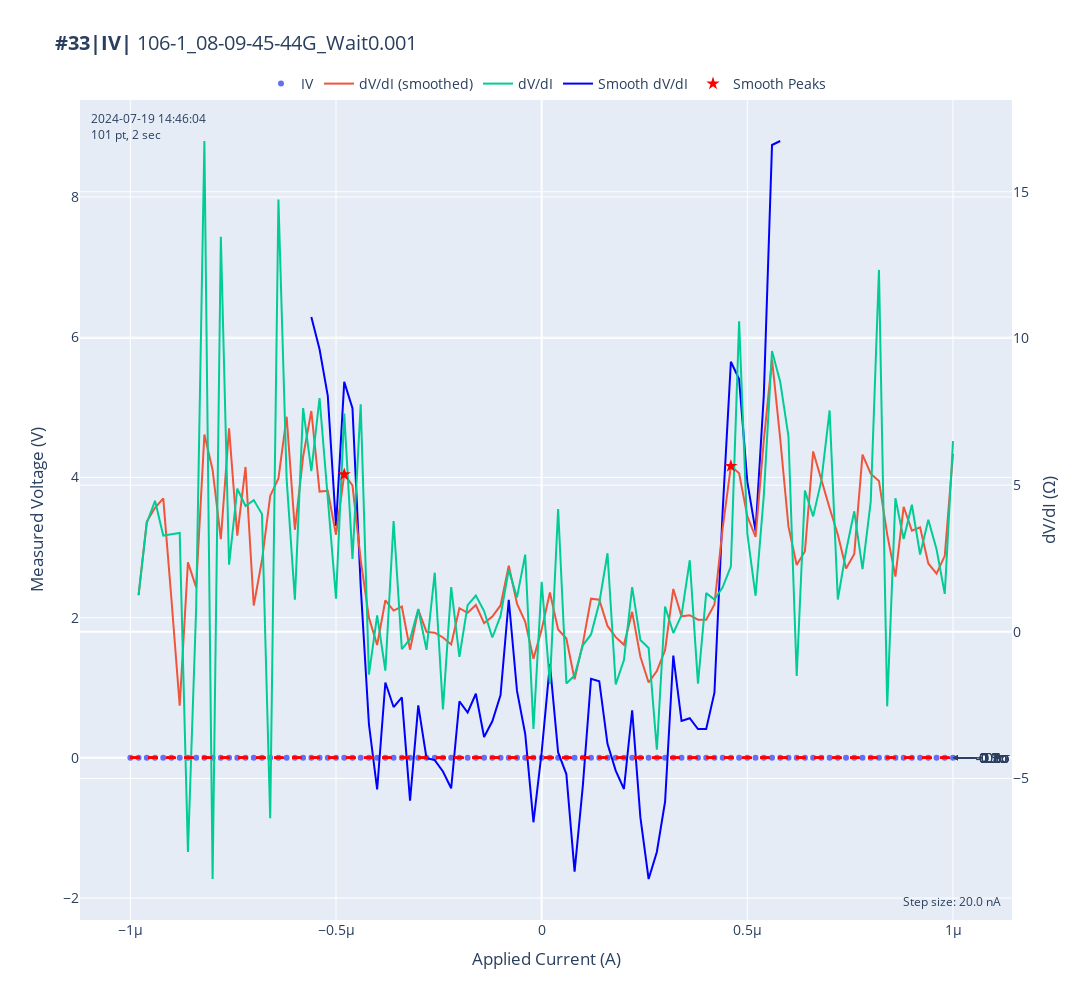

Write notebook code for a chart like this one.
### Code cell
import numpy as np
from scipy.signal import find_peaks, savgol_filter
import plotly.graph_objects as go

# 假設 meas_voltage 和 appl_current 已經定義
# 計算 meas_voltage 的平均值和標準差
meas_voltage_mean = np.mean(meas_voltage)
meas_voltage_std = np.std(meas_voltage)

# 計算 +-0.5 個標準差的範圍
lower_bound = meas_voltage_mean - 0.8 * meas_voltage_std
upper_bound = meas_voltage_mean + 0.8 * meas_voltage_std

# 過濾出在這個範圍內的 appl_current 和 meas_voltage 數據
filtered_indices = (meas_voltage >= lower_bound) & (meas_voltage <= upper_bound)
filtered_appl_current = appl_current[filtered_indices]
filtered_meas_voltage = meas_voltage[filtered_indices]

# 計算過濾後的 dV/dI
filtered_dVdI = np.diff(filtered_meas_voltage) / np.diff(filtered_appl_current)

# 對過濾後的 dV/dI 數據進行峰值檢測
filtered_peaks, _ = find_peaks(filtered_dVdI, height=np.mean(filtered_dVdI))

# 計算Savitzky-Golay平滑過濾後的 dV/dI
filtered_dVdI_smooth = savgol_filter(filtered_dVdI, window_length=6, polyorder=3)

# # 對平滑過濾後的 dV/dI 數據進行峰值檢測
# filtered_dVdI_smooth_peaks, _ = find_peaks(filtered_dVdI_smooth, height=np.mean(filtered_dVdI_smooth))

# # 如果找到峰值，提取峰值信息
# if len(filtered_dVdI_smooth_peaks) > 0:
# 	smooth_peak_indices = filtered_dVdI_smooth_peaks[:2]
# 	smooth_peak_currents = filtered_appl_current[1:][smooth_peak_indices]
# 	smooth_peak_dvdi = filtered_dVdI_smooth[smooth_peak_indices]
 
filtered_dVdI_smooth_peaks, properties = find_peaks(filtered_dVdI_smooth, height=np.mean(filtered_dVdI_smooth))
if len(filtered_dVdI_smooth_peaks) > 0:
    peak_heights = properties['peak_heights']
    top_two_peaks_indices = np.argsort(peak_heights)[-2:]  # 取數值最大的兩個峰值索引
    smooth_peak_indices = filtered_dVdI_smooth_peaks[top_two_peaks_indices]
    smooth_peak_currents = filtered_appl_current[1:][smooth_peak_indices]
    smooth_peak_dvdi = filtered_dVdI_smooth[smooth_peak_indices]

# 繪製平滑過濾後的峰值
trace_smooth_peaks = go.Scatter(
	x=smooth_peak_currents,
	y=smooth_peak_dvdi,
	mode='markers',
	name='Smooth Peaks',
	marker=dict(size=10, color='red', symbol='star'),
	yaxis='y2'
)

# 繪製平滑過濾後的 dV/dI 數據
trace_smooth_dVdI = go.Scatter(
	x=filtered_appl_current[1:],
	y=filtered_dVdI_smooth,
	mode='lines',
	name='Smooth dV/dI',
	line=dict(color='blue')
)

# 初始化圖表
# fig = go.Figure()

# 添加平滑過濾後的 dV/dI 數據和峰值
fig.add_trace(trace_smooth_dVdI)
fig.add_trace(trace_smooth_peaks)

# 顯示圖表
fig.show()

### Figure 1 — Plotly figure (JSON) as saved in the notebook; plotly's stock layout.template omitted (floating-point values rounded to 4 significant figures)
{"data": [{"hoverinfo": "text", "hovertext": ["K2<br>Current: -1.00e-06 A<br>Voltage: -2.51e-06 V", "K2<br>Current: -9.80e-07 A<br>Voltage: -2.48e-06 V", "K2<br>Current: -9.60e-07 A<br>Voltage: -2.41e-06 V", "K2<br>Current: -9.40e-07 A<br>Voltage: -2.32e-06 V", "K2<br>Current: -9.20e-07 A<br>Voltage: -2.25e-06 V", "K2<br>Current: -9.00e-07 A<br>Voltage: -2.19e-06 V", "K2<br>Current: -8.80e-07 A<br>Voltage: -2.12e-06 V", "K2<br>Current: -8.60e-07 A<br>Voltage: -2.27e-06 V", "K2<br>Current: -8.40e-07 A<br>Voltage: -2.25e-06 V", "K2<br>Current: -8.20e-07 A<br>Voltage: -1.92e-06 V", "K2<br>Current: -8.00e-07 A<br>Voltage: -2.09e-06 V", "K2<br>Current: -7.80e-07 A<br>Voltage: -1.82e-06 V", "K2<br>Current: -7.60e-07 A<br>Voltage: -1.77e-06 V", "K2<br>Current: -7.40e-07 A<br>Voltage: -1.67e-06 V", "K2<br>Current: -7.20e-07 A<br>Voltage: -1.59e-06 V", "K2<br>Current: -7.00e-07 A<br>Voltage: -1.50e-06 V", "K2<br>Current: -6.80e-07 A<br>Voltage: -1.42e-06 V", "K2<br>Current: -6.60e-07 A<br>Voltage: -1.55e-06 V", "K2<br>Current: -6.40e-07 A<br>Voltage: -1.25e-06 V", "K2<br>Current: -6.20e-07 A<br>Voltage: -1.15e-06 V", "K2<br>Current: -6.00e-07 A<br>Voltage: -1.13e-06 V", "K2<br>Current: -5.80e-07 A<br>Voltage: -9.73e-07 V", "K2<br>Current: -5.60e-07 A<br>Voltage: -8.63e-07 V", "K2<br>Current: -5.40e-07 A<br>Voltage: -7.04e-07 V", "K2<br>Current: -5.20e-07 A<br>Voltage: -6.10e-07 V", "K2<br>Current: -5.00e-07 A<br>Voltage: -5.88e-07 V", "K2<br>Current: -4.80e-07 A<br>Voltage: -4.39e-07 V", "K2<br>Current: -4.60e-07 A<br>Voltage: -3.89e-07 V", "K2<br>Current: -4.40e-07 A<br>Voltage: -2.34e-07 V", "K2<br>Current: -4.20e-07 A<br>Voltage: -2.63e-07 V", "K2<br>Current: -4.00e-07 A<br>Voltage: -2.52e-07 V", "K2<br>Current: -3.80e-07 A<br>Voltage: -2.79e-07 V", "K2<br>Current: -3.60e-07 A<br>Voltage: -2.03e-07 V", "K2<br>Current: -3.40e-07 A<br>Voltage: -2.15e-07 V", "K2<br>Current: -3.20e-07 A<br>Voltage: -2.20e-07 V", "K2<br>Current: -3.00e-07 A<br>Voltage: -2.04e-07 V", "K2<br>Current: -2.80e-07 A<br>Voltage: -2.17e-07 V", "K2<br>Current: -2.60e-07 A<br>Voltage: -1.76e-07 V", "K2<br>Current: -2.40e-07 A<br>Voltage: -2.29e-07 V", "K2<br>Current: -2.20e-07 A<br>Voltage: -1.99e-07 V", "K2<br>Current: -2.00e-07 A<br>Voltage: -2.16e-07 V", "K2<br>Current: -1.80e-07 A<br>Voltage: -1.98e-07 V", "K2<br>Current: -1.60e-07 A<br>Voltage: -1.73e-07 V", "K2<br>Current: -1.40e-07 A<br>Voltage: -1.59e-07 V", "K2<br>Current: -1.20e-07 A<br>Voltage: -1.63e-07 V", "K2<br>Current: -1.00e-07 A<br>Voltage: -1.52e-07 V", "K2<br>Current: -8.00e-08 A<br>Voltage: -1.10e-07 V", "K2<br>Current: -6.00e-08 A<br>Voltage: -8.63e-08 V", "K2<br>Current: -4.00e-08 A<br>Voltage: -3.37e-08 V", "K2<br>Current: -2.00e-08 A<br>Voltage: -9.99e-08 V", "K2<br>Current: 0.00e+00 A<br>Voltage: -6.59e-08 V", "K2<br>Current: 2.00e-08 A<br>Voltage: -1.01e-07 V", "K2<br>Current: 4.00e-08 A<br>Voltage: -1.78e-08 V", "K2<br>Current: 6.00e-08 A<br>Voltage: -5.30e-08 V", "K2<br>Current: 8.00e-08 A<br>Voltage: -8.29e-08 V", "K2<br>Current: 1.00e-07 A<br>Voltage: -9.21e-08 V", "K2<br>Current: 1.20e-07 A<br>Voltage: -9.39e-08 V", "K2<br>Current: 1.40e-07 A<br>Voltage: -7.42e-08 V", "K2<br>Current: 1.60e-07 A<br>Voltage: -2.07e-08 V", "K2<br>Current: 1.80e-07 A<br>Voltage: -5.66e-08 V", "K2<br>Current: 2.00e-07 A<br>Voltage: -7.59e-08 V", "K2<br>Current: 2.20e-07 A<br>Voltage: -4.54e-08 V", "K2<br>Current: 2.40e-07 A<br>Voltage: -5.11e-08 V", "K2<br>Current: 2.60e-07 A<br>Voltage: -6.21e-08 V", "K2<br>Current: 2.80e-07 A<br>Voltage: -1.43e-07 V", "K2<br>Current: 3.00e-07 A<br>Voltage: -1.25e-07 V", "K2<br>Current: 3.20e-07 A<br>Voltage: -1.26e-07 V", "K2<br>Current: 3.40e-07 A<br>Voltage: -1.15e-07 V", "K2<br>Current: 3.60e-07 A<br>Voltage: -6.62e-08 V", "K2<br>Current: 3.80e-07 A<br>Voltage: -1.01e-07 V", "K2<br>Current: 4.00e-07 A<br>Voltage: -7.51e-08 V", "K2<br>Current: 4.20e-07 A<br>Voltage: -5.32e-08 V", "K2<br>Current: 4.40e-07 A<br>Voltage: -2.29e-08 V", "K2<br>Current: 4.60e-07 A<br>Voltage: 2.18e-08 V", "K2<br>Current: 4.80e-07 A<br>Voltage: 2.33e-07 V", "K2<br>Current: 5.00e-07 A<br>Voltage: 3.00e-07 V", "K2<br>Current: 5.20e-07 A<br>Voltage: 3.25e-07 V", "K2<br>Current: 5.40e-07 A<br>Voltage: 4.17e-07 V", "K2<br>Current: 5.60e-07 A<br>Voltage: 6.09e-07 V", "K2<br>Current: 5.80e-07 A<br>Voltage: 7.79e-07 V", "K2<br>Current: 6.00e-07 A<br>Voltage: 9.13e-07 V", "K2<br>Current: 6.20e-07 A<br>Voltage: 8.82e-07 V", "K2<br>Current: 6.40e-07 A<br>Voltage: 9.79e-07 V", "K2<br>Current: 6.60e-07 A<br>Voltage: 1.06e-06 V", "K2<br>Current: 6.80e-07 A<br>Voltage: 1.16e-06 V", "K2<br>Current: 7.00e-07 A<br>Voltage: 1.31e-06 V", "K2<br>Current: 7.20e-07 A<br>Voltage: 1.33e-06 V", "K2<br>Current: 7.40e-07 A<br>Voltage: 1.39e-06 V", "K2<br>Current: 7.60e-07 A<br>Voltage: 1.47e-06 V", "K2<br>Current: 7.80e-07 A<br>Voltage: 1.51e-06 V", "K2<br>Current: 8.00e-07 A<br>Voltage: 1.60e-06 V", "K2<br>Current: 8.20e-07 A<br>Voltage: 1.85e-06 V", "K2<br>Current: 8.40e-07 A<br>Voltage: 1.80e-06 V", "K2<br>Current: 8.60e-07 A<br>Voltage: 1.89e-06 V", "K2<br>Current: 8.80e-07 A<br>Voltage: 1.95e-06 V", "K2<br>Current: 9.00e-07 A<br>Voltage: 2.04e-06 V", "K2<br>Current: 9.20e-07 A<br>Voltage: 2.09e-06 V", "K2<br>Current: 9.40e-07 A<br>Voltage: 2.17e-06 V", "K2<br>Current: 9.60e-07 A<br>Voltage: 2.22e-06 V", "K2<br>Current: 9.80e-07 A<br>Voltage: 2.25e-06 V", "K2<br>Current: 1.00e-06 A<br>Voltage: 2.38e-06 V"], "mode": "markers", "name": "IV", "type": "scatter", "x": [-1e-06, -9.8e-07, -9.6e-07, -9.4e-07, -9.2e-07, -9e-07, -8.8e-07, -8.6e-07, -8.4e-07, -8.2e-07, -8e-07, -7.8e-07, -7.6e-07, -7.4e-07, -7.2e-07, -7e-07, -6.8e-07, -6.6e-07, -6.4e-07, -6.2e-07, -6e-07, -5.8e-07, -5.6e-07, -5.4e-07, -5.2e-07, -5e-07, -4.8e-07, -4.6e-07, -4.4e-07, -4.2e-07, -4e-07, -3.8e-07, -3.6e-07, -3.4e-07, -3.2e-07, -3e-07, -2.8e-07, -2.6e-07, -2.4e-07, -2.2e-07, -2e-07, -1.8e-07, -1.6e-07, -1.4e-07, -1.2e-07, -1e-07, -8e-08, -6e-08, -4e-08, -2e-08, 0, 2e-08, 4e-08, 6e-08, 8e-08, 1e-07, 1.2e-07, 1.4e-07, 1.6e-07, 1.8e-07, 2e-07, 2.2e-07, 2.4e-07, 2.6e-07, 2.8e-07, 3e-07, 3.2e-07, 3.4e-07, 3.6e-07, 3.8e-07, 4e-07, 4.2e-07, 4.4e-07, 4.6e-07, 4.8e-07, 5e-07, 5.2e-07, 5.4e-07, 5.6e-07, 5.8e-07, 6e-07, 6.2e-07, 6.4e-07, 6.6e-07, 6.8e-07, 7e-07, 7.2e-07, 7.4e-07, 7.6e-07, 7.8e-07, 8e-07, 8.2e-07, 8.4e-07, 8.6e-07, 8.8e-07, 9e-07, 9.2e-07, 9.4e-07, 9.6e-07, 9.8e-07, 1e-06], "y": [-2.507e-06, -2.483e-06, -2.408e-06, -2.319e-06, -2.253e-06, -2.187e-06, -2.119e-06, -2.27e-06, -2.253e-06, -1.919e-06, -2.087e-06, -1.818e-06, -1.772e-06, -1.675e-06, -1.589e-06, -1.499e-06, -1.419e-06, -1.546e-06, -1.251e-06, -1.147e-06, -1.125e-06, -9.73e-07, -8.634e-07, -7.04e-07, -6.103e-07, -5.877e-07, -4.389e-07, -3.892e-07, -2.341e-07, -2.633e-07, -2.521e-07, -2.786e-07, -2.031e-07, -2.149e-07, -2.2e-07, -2.044e-07, -2.167e-07, -1.764e-07, -2.293e-07, -1.989e-07, -2.16e-07, -1.978e-07, -1.731e-07, -1.59e-07, -1.629e-07, -1.521e-07, -1.097e-07, -8.632e-08, -3.374e-08, -9.991e-08, -6.592e-08, -1.014e-07, -1.776e-08, -5.302e-08, -8.288e-08, -9.208e-08, -9.389e-08, -7.423e-08, -2.068e-08, -5.661e-08, -7.592e-08, -4.542e-08, -5.108e-08, -6.214e-08, -1.426e-07, -1.253e-07, -1.262e-07, -1.15e-07, -6.617e-08, -1.015e-07, -7.51e-08, -5.318e-08, -2.29e-08, 2.175e-08, 2.334e-07, 3.002e-07, 3.248e-07, 4.175e-07, 6.089e-07, 7.793e-07, 9.126e-07, 8.824e-07, 9.786e-07, 1.057e-06, 1.16e-06, 1.311e-06, 1.333e-06, 1.388e-06, 1.47e-06, 1.513e-06, 1.602e-06, 1.849e-06, 1.798e-06, 1.889e-06, 1.952e-06, 2.039e-06, 2.091e-06, 2.168e-06, 2.224e-06, 2.25e-06, 2.38e-06]}, {"hoverinfo": "text", "hovertext": ["K2<br>Current: -1.00e-06 A<br>Voltage: -2.51e-06 V", "K2<br>Current: -9.80e-07 A<br>Voltage: -2.48e-06 V", "K2<br>Current: -9.60e-07 A<br>Voltage: -2.41e-06 V", "K2<br>Current: -9.40e-07 A<br>Voltage: -2.32e-06 V", "K2<br>Current: -9.20e-07 A<br>Voltage: -2.25e-06 V", "K2<br>Current: -9.00e-07 A<br>Voltage: -2.19e-06 V", "K2<br>Current: -8.80e-07 A<br>Voltage: -2.12e-06 V", "K2<br>Current: -8.60e-07 A<br>Voltage: -2.27e-06 V", "K2<br>Current: -8.40e-07 A<br>Voltage: -2.25e-06 V", "K2<br>Current: -8.20e-07 A<br>Voltage: -1.92e-06 V", "K2<br>Current: -8.00e-07 A<br>Voltage: -2.09e-06 V", "K2<br>Current: -7.80e-07 A<br>Voltage: -1.82e-06 V", "K2<br>Current: -7.60e-07 A<br>Voltage: -1.77e-06 V", "K2<br>Current: -7.40e-07 A<br>Voltage: -1.67e-06 V", "K2<br>Current: -7.20e-07 A<br>Voltage: -1.59e-06 V", "K2<br>Current: -7.00e-07 A<br>Voltage: -1.50e-06 V", "K2<br>Current: -6.80e-07 A<br>Voltage: -1.42e-06 V", "K2<br>Current: -6.60e-07 A<br>Voltage: -1.55e-06 V", "K2<br>Current: -6.40e-07 A<br>Voltage: -1.25e-06 V", "K2<br>Current: -6.20e-07 A<br>Voltage: -1.15e-06 V", "K2<br>Current: -6.00e-07 A<br>Voltage: -1.13e-06 V", "K2<br>Current: -5.80e-07 A<br>Voltage: -9.73e-07 V", "K2<br>Current: -5.60e-07 A<br>Voltage: -8.63e-07 V", "K2<br>Current: -5.40e-07 A<br>Voltage: -7.04e-07 V", "K2<br>Current: -5.20e-07 A<br>Voltage: -6.10e-07 V", "K2<br>Current: -5.00e-07 A<br>Voltage: -5.88e-07 V", "K2<br>Current: -4.80e-07 A<br>Voltage: -4.39e-07 V", "K2<br>Current: -4.60e-07 A<br>Voltage: -3.89e-07 V", "K2<br>Current: -4.40e-07 A<br>Voltage: -2.34e-07 V", "K2<br>Current: -4.20e-07 A<br>Voltage: -2.63e-07 V", "K2<br>Current: -4.00e-07 A<br>Voltage: -2.52e-07 V", "K2<br>Current: -3.80e-07 A<br>Voltage: -2.79e-07 V", "K2<br>Current: -3.60e-07 A<br>Voltage: -2.03e-07 V", "K2<br>Current: -3.40e-07 A<br>Voltage: -2.15e-07 V", "K2<br>Current: -3.20e-07 A<br>Voltage: -2.20e-07 V", "K2<br>Current: -3.00e-07 A<br>Voltage: -2.04e-07 V", "K2<br>Current: -2.80e-07 A<br>Voltage: -2.17e-07 V", "K2<br>Current: -2.60e-07 A<br>Voltage: -1.76e-07 V", "K2<br>Current: -2.40e-07 A<br>Voltage: -2.29e-07 V", "K2<br>Current: -2.20e-07 A<br>Voltage: -1.99e-07 V", "K2<br>Current: -2.00e-07 A<br>Voltage: -2.16e-07 V", "K2<br>Current: -1.80e-07 A<br>Voltage: -1.98e-07 V", "K2<br>Current: -1.60e-07 A<br>Voltage: -1.73e-07 V", "K2<br>Current: -1.40e-07 A<br>Voltage: -1.59e-07 V", "K2<br>Current: -1.20e-07 A<br>Voltage: -1.63e-07 V", "K2<br>Current: -1.00e-07 A<br>Voltage: -1.52e-07 V", "K2<br>Current: -8.00e-08 A<br>Voltage: -1.10e-07 V", "K2<br>Current: -6.00e-08 A<br>Voltage: -8.63e-08 V", "K2<br>Current: -4.00e-08 A<br>Voltage: -3.37e-08 V", "K2<br>Current: -2.00e-08 A<br>Voltage: -9.99e-08 V", "K2<br>Current: 0.00e+00 A<br>Voltage: -6.59e-08 V", "K2<br>Current: 2.00e-08 A<br>Voltage: -1.01e-07 V", "K2<br>Current: 4.00e-08 A<br>Voltage: -1.78e-08 V", "K2<br>Current: 6.00e-08 A<br>Voltage: -5.30e-08 V", "K2<br>Current: 8.00e-08 A<br>Voltage: -8.29e-08 V", "K2<br>Current: 1.00e-07 A<br>Voltage: -9.21e-08 V", "K2<br>Current: 1.20e-07 A<br>Voltage: -9.39e-08 V", "K2<br>Current: 1.40e-07 A<br>Voltage: -7.42e-08 V", "K2<br>Current: 1.60e-07 A<br>Voltage: -2.07e-08 V", "K2<br>Current: 1.80e-07 A<br>Voltage: -5.66e-08 V", "K2<br>Current: 2.00e-07 A<br>Voltage: -7.59e-08 V", "K2<br>Current: 2.20e-07 A<br>Voltage: -4.54e-08 V", "K2<br>Current: 2.40e-07 A<br>Voltage: -5.11e-08 V", "K2<br>Current: 2.60e-07 A<br>Voltage: -6.21e-08 V", "K2<br>Current: 2.80e-07 A<br>Voltage: -1.43e-07 V", "K2<br>Current: 3.00e-07 A<br>Voltage: -1.25e-07 V", "K2<br>Current: 3.20e-07 A<br>Voltage: -1.26e-07 V", "K2<br>Current: 3.40e-07 A<br>Voltage: -1.15e-07 V", "K2<br>Current: 3.60e-07 A<br>Voltage: -6.62e-08 V", "K2<br>Current: 3.80e-07 A<br>Voltage: -1.01e-07 V", "K2<br>Current: 4.00e-07 A<br>Voltage: -7.51e-08 V", "K2<br>Current: 4.20e-07 A<br>Voltage: -5.32e-08 V", "K2<br>Current: 4.40e-07 A<br>Voltage: -2.29e-08 V", "K2<br>Current: 4.60e-07 A<br>Voltage: 2.18e-08 V", "K2<br>Current: 4.80e-07 A<br>Voltage: 2.33e-07 V", "K2<br>Current: 5.00e-07 A<br>Voltage: 3.00e-07 V", "K2<br>Current: 5.20e-07 A<br>Voltage: 3.25e-07 V", "K2<br>Current: 5.40e-07 A<br>Voltage: 4.17e-07 V", "K2<br>Current: 5.60e-07 A<br>Voltage: 6.09e-07 V", "K2<br>Current: 5.80e-07 A<br>Voltage: 7.79e-07 V", "K2<br>Current: 6.00e-07 A<br>Voltage: 9.13e-07 V", "K2<br>Current: 6.20e-07 A<br>Voltage: 8.82e-07 V", "K2<br>Current: 6.40e-07 A<br>Voltage: 9.79e-07 V", "K2<br>Current: 6.60e-07 A<br>Voltage: 1.06e-06 V", "K2<br>Current: 6.80e-07 A<br>Voltage: 1.16e-06 V", "K2<br>Current: 7.00e-07 A<br>Voltage: 1.31e-06 V", "K2<br>Current: 7.20e-07 A<br>Voltage: 1.33e-06 V", "K2<br>Current: 7.40e-07 A<br>Voltage: 1.39e-06 V", "K2<br>Current: 7.60e-07 A<br>Voltage: 1.47e-06 V", "K2<br>Current: 7.80e-07 A<br>Voltage: 1.51e-06 V", "K2<br>Current: 8.00e-07 A<br>Voltage: 1.60e-06 V", "K2<br>Current: 8.20e-07 A<br>Voltage: 1.85e-06 V", "K2<br>Current: 8.40e-07 A<br>Voltage: 1.80e-06 V", "K2<br>Current: 8.60e-07 A<br>Voltage: 1.89e-06 V", "K2<br>Current: 8.80e-07 A<br>Voltage: 1.95e-06 V", "K2<br>Current: 9.00e-07 A<br>Voltage: 2.04e-06 V", "K2<br>Current: 9.20e-07 A<br>Voltage: 2.09e-06 V", "K2<br>Current: 9.40e-07 A<br>Voltage: 2.17e-06 V", "K2<br>Current: 9.60e-07 A<br>Voltage: 2.22e-06 V", "K2<br>Current: 9.80e-07 A<br>Voltage: 2.25e-06 V", "K2<br>Current: 1.00e-06 A<br>Voltage: 2.38e-06 V"], "mode": "lines", "name": "dV/dI (smoothed)", "type": "scatter", "x": [-9.8e-07, -9.6e-07, -9.4e-07, -9.2e-07, -9e-07, -8.8e-07, -8.6e-07, -8.4e-07, -8.2e-07, -8e-07, -7.8e-07, -7.6e-07, -7.4e-07, -7.2e-07, -7e-07, -6.8e-07, -6.6e-07, -6.4e-07, -6.2e-07, -6e-07, -5.8e-07, -5.6e-07, -5.4e-07, -5.2e-07, -5e-07, -4.8e-07, -4.6e-07, -4.4e-07, -4.2e-07, -4e-07, -3.8e-07, -3.6e-07, -3.4e-07, -3.2e-07, -3e-07, -2.8e-07, -2.6e-07, -2.4e-07, -2.2e-07, -2e-07, -1.8e-07, -1.6e-07, -1.4e-07, -1.2e-07, -1e-07, -8e-08, -6e-08, -4e-08, -2e-08, 0, 2e-08, 4e-08, 6e-08, 8e-08, 1e-07, 1.2e-07, 1.4e-07, 1.6e-07, 1.8e-07, 2e-07, 2.2e-07, 2.4e-07, 2.6e-07, 2.8e-07, 3e-07, 3.2e-07, 3.4e-07, 3.6e-07, 3.8e-07, 4e-07, 4.2e-07, 4.4e-07, 4.6e-07, 4.8e-07, 5e-07, 5.2e-07, 5.4e-07, 5.6e-07, 5.8e-07, 6e-07, 6.2e-07, 6.4e-07, 6.6e-07, 6.8e-07, 7e-07, 7.2e-07, 7.4e-07, 7.6e-07, 7.8e-07, 8e-07, 8.2e-07, 8.4e-07, 8.6e-07, 8.8e-07, 9e-07, 9.2e-07, 9.4e-07, 9.6e-07, 9.8e-07, 1e-06], "y": [1.252, 3.759, 4.228, 4.547, 1.091, -2.522, 2.366, 1.516, 6.726, 5.516, 3.16, 6.939, 3.28, 5.619, 0.8977, 2.437, 4.631, 5.23, 7.332, 3.477, 5.971, 7.527, 4.779, 4.805, 3.309, 5.363, 4.988, 2.452, 0.4815, -0.4508, 1.074, 0.7244, 0.8622, -0.6099, 0.7496, -0.003438, -0.03173, -0.1951, -0.4342, 0.8047, 0.6468, 0.9139, 0.2965, 0.5217, 0.8972, 2.255, 0.9548, 0.341, -0.9187, 0.0816, 1.339, 0.0766, -0.2316, -1.622, -0.4039, 1.128, 1.094, 0.1997, -0.1819, -0.4442, 0.6791, -0.85, -1.728, -1.342, -0.6267, 1.459, 0.5257, 0.5657, 0.4113, 0.4126, 0.9289, 3.523, 5.65, 5.402, 3.935, 3.233, 6.521, 9.283, 6.572, 3.583, 2.275, 2.744, 6.148, 5.153, 4.218, 3.311, 2.158, 2.655, 6.042, 5.389, 5.143, 3.322, 1.88, 4.262, 3.447, 3.563, 2.329, 1.98, 2.589, 6.064], "yaxis": "y2"}, {"hoverinfo": "text", "hovertext": ["K2<br>Current: -1.00e-06 A<br>Voltage: -2.51e-06 V", "K2<br>Current: -9.80e-07 A<br>Voltage: -2.48e-06 V", "K2<br>Current: -9.60e-07 A<br>Voltage: -2.41e-06 V", "K2<br>Current: -9.40e-07 A<br>Voltage: -2.32e-06 V", "K2<br>Current: -9.20e-07 A<br>Voltage: -2.25e-06 V", "K2<br>Current: -9.00e-07 A<br>Voltage: -2.19e-06 V", "K2<br>Current: -8.80e-07 A<br>Voltage: -2.12e-06 V", "K2<br>Current: -8.60e-07 A<br>Voltage: -2.27e-06 V", "K2<br>Current: -8.40e-07 A<br>Voltage: -2.25e-06 V", "K2<br>Current: -8.20e-07 A<br>Voltage: -1.92e-06 V", "K2<br>Current: -8.00e-07 A<br>Voltage: -2.09e-06 V", "K2<br>Current: -7.80e-07 A<br>Voltage: -1.82e-06 V", "K2<br>Current: -7.60e-07 A<br>Voltage: -1.77e-06 V", "K2<br>Current: -7.40e-07 A<br>Voltage: -1.67e-06 V", "K2<br>Current: -7.20e-07 A<br>Voltage: -1.59e-06 V", "K2<br>Current: -7.00e-07 A<br>Voltage: -1.50e-06 V", "K2<br>Current: -6.80e-07 A<br>Voltage: -1.42e-06 V", "K2<br>Current: -6.60e-07 A<br>Voltage: -1.55e-06 V", "K2<br>Current: -6.40e-07 A<br>Voltage: -1.25e-06 V", "K2<br>Current: -6.20e-07 A<br>Voltage: -1.15e-06 V", "K2<br>Current: -6.00e-07 A<br>Voltage: -1.13e-06 V", "K2<br>Current: -5.80e-07 A<br>Voltage: -9.73e-07 V", "K2<br>Current: -5.60e-07 A<br>Voltage: -8.63e-07 V", "K2<br>Current: -5.40e-07 A<br>Voltage: -7.04e-07 V", "K2<br>Current: -5.20e-07 A<br>Voltage: -6.10e-07 V", "K2<br>Current: -5.00e-07 A<br>Voltage: -5.88e-07 V", "K2<br>Current: -4.80e-07 A<br>Voltage: -4.39e-07 V", "K2<br>Current: -4.60e-07 A<br>Voltage: -3.89e-07 V", "K2<br>Current: -4.40e-07 A<br>Voltage: -2.34e-07 V", "K2<br>Current: -4.20e-07 A<br>Voltage: -2.63e-07 V", "K2<br>Current: -4.00e-07 A<br>Voltage: -2.52e-07 V", "K2<br>Current: -3.80e-07 A<br>Voltage: -2.79e-07 V", "K2<br>Current: -3.60e-07 A<br>Voltage: -2.03e-07 V", "K2<br>Current: -3.40e-07 A<br>Voltage: -2.15e-07 V", "K2<br>Current: -3.20e-07 A<br>Voltage: -2.20e-07 V", "K2<br>Current: -3.00e-07 A<br>Voltage: -2.04e-07 V", "K2<br>Current: -2.80e-07 A<br>Voltage: -2.17e-07 V", "K2<br>Current: -2.60e-07 A<br>Voltage: -1.76e-07 V", "K2<br>Current: -2.40e-07 A<br>Voltage: -2.29e-07 V", "K2<br>Current: -2.20e-07 A<br>Voltage: -1.99e-07 V", "K2<br>Current: -2.00e-07 A<br>Voltage: -2.16e-07 V", "K2<br>Current: -1.80e-07 A<br>Voltage: -1.98e-07 V", "K2<br>Current: -1.60e-07 A<br>Voltage: -1.73e-07 V", "K2<br>Current: -1.40e-07 A<br>Voltage: -1.59e-07 V", "K2<br>Current: -1.20e-07 A<br>Voltage: -1.63e-07 V", "K2<br>Current: -1.00e-07 A<br>Voltage: -1.52e-07 V", "K2<br>Current: -8.00e-08 A<br>Voltage: -1.10e-07 V", "K2<br>Current: -6.00e-08 A<br>Voltage: -8.63e-08 V", "K2<br>Current: -4.00e-08 A<br>Voltage: -3.37e-08 V", "K2<br>Current: -2.00e-08 A<br>Voltage: -9.99e-08 V", "K2<br>Current: 0.00e+00 A<br>Voltage: -6.59e-08 V", "K2<br>Current: 2.00e-08 A<br>Voltage: -1.01e-07 V", "K2<br>Current: 4.00e-08 A<br>Voltage: -1.78e-08 V", "K2<br>Current: 6.00e-08 A<br>Voltage: -5.30e-08 V", "K2<br>Current: 8.00e-08 A<br>Voltage: -8.29e-08 V", "K2<br>Current: 1.00e-07 A<br>Voltage: -9.21e-08 V", "K2<br>Current: 1.20e-07 A<br>Voltage: -9.39e-08 V", "K2<br>Current: 1.40e-07 A<br>Voltage: -7.42e-08 V", "K2<br>Current: 1.60e-07 A<br>Voltage: -2.07e-08 V", "K2<br>Current: 1.80e-07 A<br>Voltage: -5.66e-08 V", "K2<br>Current: 2.00e-07 A<br>Voltage: -7.59e-08 V", "K2<br>Current: 2.20e-07 A<br>Voltage: -4.54e-08 V", "K2<br>Current: 2.40e-07 A<br>Voltage: -5.11e-08 V", "K2<br>Current: 2.60e-07 A<br>Voltage: -6.21e-08 V", "K2<br>Current: 2.80e-07 A<br>Voltage: -1.43e-07 V", "K2<br>Current: 3.00e-07 A<br>Voltage: -1.25e-07 V", "K2<br>Current: 3.20e-07 A<br>Voltage: -1.26e-07 V", "K2<br>Current: 3.40e-07 A<br>Voltage: -1.15e-07 V", "K2<br>Current: 3.60e-07 A<br>Voltage: -6.62e-08 V", "K2<br>Current: 3.80e-07 A<br>Voltage: -1.01e-07 V", "K2<br>Current: 4.00e-07 A<br>Voltage: -7.51e-08 V", "K2<br>Current: 4.20e-07 A<br>Voltage: -5.32e-08 V", "K2<br>Current: 4.40e-07 A<br>Voltage: -2.29e-08 V", "K2<br>Current: 4.60e-07 A<br>Voltage: 2.18e-08 V", "K2<br>Current: 4.80e-07 A<br>Voltage: 2.33e-07 V", "K2<br>Current: 5.00e-07 A<br>Voltage: 3.00e-07 V", "K2<br>Current: 5.20e-07 A<br>Voltage: 3.25e-07 V", "K2<br>Current: 5.40e-07 A<br>Voltage: 4.17e-07 V", "K2<br>Current: 5.60e-07 A<br>Voltage: 6.09e-07 V", "K2<br>Current: 5.80e-07 A<br>Voltage: 7.79e-07 V", "K2<br>Current: 6.00e-07 A<br>Voltage: 9.13e-07 V", "K2<br>Current: 6.20e-07 A<br>Voltage: 8.82e-07 V", "K2<br>Current: 6.40e-07 A<br>Voltage: 9.79e-07 V", "K2<br>Current: 6.60e-07 A<br>Voltage: 1.06e-06 V", "K2<br>Current: 6.80e-07 A<br>Voltage: 1.16e-06 V", "K2<br>Current: 7.00e-07 A<br>Voltage: 1.31e-06 V", "K2<br>Current: 7.20e-07 A<br>Voltage: 1.33e-06 V", "K2<br>Current: 7.40e-07 A<br>Voltage: 1.39e-06 V", "K2<br>Current: 7.60e-07 A<br>Voltage: 1.47e-06 V", "K2<br>Current: 7.80e-07 A<br>Voltage: 1.51e-06 V", "K2<br>Current: 8.00e-07 A<br>Voltage: 1.60e-06 V", "K2<br>Current: 8.20e-07 A<br>Voltage: 1.85e-06 V", "K2<br>Current: 8.40e-07 A<br>Voltage: 1.80e-06 V", "K2<br>Current: 8.60e-07 A<br>Voltage: 1.89e-06 V", "K2<br>Current: 8.80e-07 A<br>Voltage: 1.95e-06 V", "K2<br>Current: 9.00e-07 A<br>Voltage: 2.04e-06 V", "K2<br>Current: 9.20e-07 A<br>Voltage: 2.09e-06 V", "K2<br>Current: 9.40e-07 A<br>Voltage: 2.17e-06 V", "K2<br>Current: 9.60e-07 A<br>Voltage: 2.22e-06 V", "K2<br>Current: 9.80e-07 A<br>Voltage: 2.25e-06 V", "K2<br>Current: 1.00e-06 A<br>Voltage: 2.38e-06 V"], "mode": "lines", "name": "dV/dI", "type": "scatter", "x": [-9.8e-07, -9.6e-07, -9.4e-07, -9.2e-07, -9e-07, -8.8e-07, -8.6e-07, -8.4e-07, -8.2e-07, -8e-07, -7.8e-07, -7.6e-07, -7.4e-07, -7.2e-07, -7e-07, -6.8e-07, -6.6e-07, -6.4e-07, -6.2e-07, -6e-07, -5.8e-07, -5.6e-07, -5.4e-07, -5.2e-07, -5e-07, -4.8e-07, -4.6e-07, -4.4e-07, -4.2e-07, -4e-07, -3.8e-07, -3.6e-07, -3.4e-07, -3.2e-07, -3e-07, -2.8e-07, -2.6e-07, -2.4e-07, -2.2e-07, -2e-07, -1.8e-07, -1.6e-07, -1.4e-07, -1.2e-07, -1e-07, -8e-08, -6e-08, -4e-08, -2e-08, 0, 2e-08, 4e-08, 6e-08, 8e-08, 1e-07, 1.2e-07, 1.4e-07, 1.6e-07, 1.8e-07, 2e-07, 2.2e-07, 2.4e-07, 2.6e-07, 2.8e-07, 3e-07, 3.2e-07, 3.4e-07, 3.6e-07, 3.8e-07, 4e-07, 4.2e-07, 4.4e-07, 4.6e-07, 4.8e-07, 5e-07, 5.2e-07, 5.4e-07, 5.6e-07, 5.8e-07, 6e-07, 6.2e-07, 6.4e-07, 6.6e-07, 6.8e-07, 7e-07, 7.2e-07, 7.4e-07, 7.6e-07, 7.8e-07, 8e-07, 8.2e-07, 8.4e-07, 8.6e-07, 8.8e-07, 9e-07, 9.2e-07, 9.4e-07, 9.6e-07, 9.8e-07, 1e-06], "y": [1.247, 3.712, 4.466, 3.282, 3.324, 3.368, -7.503, 0.8121, 16.73, -8.428, 13.47, 2.286, 4.878, 4.288, 4.489, 4.016, -6.359, 14.73, 5.194, 1.097, 7.624, 5.48, 7.97, 4.684, 1.132, 7.44, 2.484, 7.753, -1.46, 0.5602, -1.325, 3.779, -0.5915, -0.2533, 0.7792, -0.6161, 2.013, -2.646, 1.523, -0.8553, 0.9082, 1.234, 0.7078, -0.1952, 0.5394, 2.118, 1.171, 2.629, -3.309, 1.699, -1.775, 4.183, -1.763, -1.493, -0.4604, -0.09015, 0.9827, 2.678, -1.796, -0.9655, 1.525, -0.2831, -0.5528, -4.022, 0.862, -0.04321, 0.5625, 2.439, -1.765, 1.319, 1.096, 1.514, 2.233, 10.58, 3.342, 1.227, 4.635, 9.573, 8.519, 6.665, -1.51, 4.811, 3.934, 5.152, 7.545, 1.101, 2.754, 4.106, 2.137, 4.436, 12.34, -2.542, 4.553, 3.161, 4.33, 2.633, 3.816, 2.813, 1.293, 6.499], "yaxis": "y2"}, {"line": {"color": "blue"}, "mode": "lines", "name": "Smooth dV/dI", "type": "scatter", "x": [-5.6e-07, -5.4e-07, -5.2e-07, -5e-07, -4.8e-07, -4.6e-07, -4.4e-07, -4.2e-07, -4e-07, -3.8e-07, -3.6e-07, -3.4e-07, -3.2e-07, -3e-07, -2.8e-07, -2.6e-07, -2.4e-07, -2.2e-07, -2e-07, -1.8e-07, -1.6e-07, -1.4e-07, -1.2e-07, -1e-07, -8e-08, -6e-08, -4e-08, -2e-08, 0, 2e-08, 4e-08, 6e-08, 8e-08, 1e-07, 1.2e-07, 1.4e-07, 1.6e-07, 1.8e-07, 2e-07, 2.2e-07, 2.4e-07, 2.6e-07, 2.8e-07, 3e-07, 3.2e-07, 3.4e-07, 3.6e-07, 3.8e-07, 4e-07, 4.2e-07, 4.4e-07, 4.6e-07, 4.8e-07, 5e-07, 5.2e-07, 5.4e-07, 5.6e-07, 5.8e-07], "y": [6.289, 5.828, 5.163, 3.309, 5.363, 4.988, 2.452, 0.4815, -0.4508, 1.074, 0.7244, 0.8622, -0.6099, 0.7496, -0.003438, -0.03173, -0.1951, -0.4342, 0.8047, 0.6468, 0.9139, 0.2965, 0.5217, 0.8972, 2.255, 0.9548, 0.341, -0.9187, 0.0816, 1.339, 0.0766, -0.2316, -1.622, -0.4039, 1.128, 1.094, 0.1997, -0.1819, -0.4442, 0.6791, -0.85, -1.728, -1.342, -0.6267, 1.459, 0.5257, 0.5657, 0.4113, 0.4126, 0.9289, 3.523, 5.65, 5.402, 3.935, 3.233, 5.166, 8.741, 8.798]}, {"marker": {"color": "red", "size": 10, "symbol": "star"}, "mode": "markers", "name": "Smooth Peaks", "type": "scatter", "x": [-4.8e-07, 4.6e-07], "y": [5.363, 5.65], "yaxis": "y2"}], "layout": {"annotations": [{"align": "left", "font": {"size": 12}, "showarrow": false, "text": "2024-07-19 14:46:04<br>101 pt, 2 sec", "x": 0.01, "xref": "paper", "y": 0.99, "yref": "paper"}, {"align": "right", "font": {"size": 12}, "showarrow": false, "text": "Step size: 20.0 nA", "x": 0.99, "xref": "paper", "y": 0.01, "yref": "paper"}, {"arrowhead": 2, "ax": 40, "ay": 0, "showarrow": true, "text": "0σ", "x": 1e-06, "y": -1.295e-07}, {"arrowhead": 2, "ax": 40, "ay": 0, "showarrow": true, "text": "0.1σ", "x": 1e-06, "y": -1.047e-08}, {"arrowhead": 2, "ax": 40, "ay": 0, "showarrow": true, "text": "0.2σ", "x": 1e-06, "y": 1.086e-07}, {"arrowhead": 2, "ax": 40, "ay": 0, "showarrow": true, "text": "0.3σ", "x": 1e-06, "y": 2.276e-07}, {"arrowhead": 2, "ax": 40, "ay": 0, "showarrow": true, "text": "0.5σ", "x": 1e-06, "y": 4.658e-07}, {"arrowhead": 2, "ax": 40, "ay": 0, "showarrow": true, "text": "0σ", "x": 1e-06, "y": -1.295e-07}, {"arrowhead": 2, "ax": 40, "ay": 0, "showarrow": true, "text": "-0.1σ", "x": 1e-06, "y": -2.486e-07}, {"arrowhead": 2, "ax": 40, "ay": 0, "showarrow": true, "text": "-0.2σ", "x": 1e-06, "y": -3.677e-07}, {"arrowhead": 2, "ax": 40, "ay": 0, "showarrow": true, "text": "-0.3σ", "x": 1e-06, "y": -4.867e-07}, {"arrowhead": 2, "ax": 40, "ay": 0, "showarrow": true, "text": "-0.5σ", "x": 1e-06, "y": -7.248e-07}], "font": {"size": 14}, "height": 1000, "legend": {"orientation": "h", "x": 0.5, "xanchor": "center", "y": 1, "yanchor": "bottom"}, "shapes": [{"line": {"color": "Red", "dash": "dash", "width": 2}, "type": "line", "x0": -1e-06, "x1": 1e-06, "xref": "x", "y0": -1.295e-07, "y1": -1.295e-07, "yref": "y"}, {"line": {"color": "Red", "dash": "dash", "width": 2}, "type": "line", "x0": -1e-06, "x1": 1e-06, "xref": "x", "y0": -1.047e-08, "y1": -1.047e-08, "yref": "y"}, {"line": {"color": "Red", "dash": "dash", "width": 2}, "type": "line", "x0": -1e-06, "x1": 1e-06, "xref": "x", "y0": 1.086e-07, "y1": 1.086e-07, "yref": "y"}, {"line": {"color": "Red", "dash": "dash", "width": 2}, "type": "line", "x0": -1e-06, "x1": 1e-06, "xref": "x", "y0": 2.276e-07, "y1": 2.276e-07, "yref": "y"}, {"line": {"color": "Red", "dash": "dash", "width": 2}, "type": "line", "x0": -1e-06, "x1": 1e-06, "xref": "x", "y0": 4.658e-07, "y1": 4.658e-07, "yref": "y"}, {"line": {"color": "Red", "dash": "dash", "width": 2}, "type": "line", "x0": -1e-06, "x1": 1e-06, "xref": "x", "y0": -1.295e-07, "y1": -1.295e-07, "yref": "y"}, {"line": {"color": "Red", "dash": "dash", "width": 2}, "type": "line", "x0": -1e-06, "x1": 1e-06, "xref": "x", "y0": -2.486e-07, "y1": -2.486e-07, "yref": "y"}, {"line": {"color": "Red", "dash": "dash", "width": 2}, "type": "line", "x0": -1e-06, "x1": 1e-06, "xref": "x", "y0": -3.677e-07, "y1": -3.677e-07, "yref": "y"}, {"line": {"color": "Red", "dash": "dash", "width": 2}, "type": "line", "x0": -1e-06, "x1": 1e-06, "xref": "x", "y0": -4.867e-07, "y1": -4.867e-07, "yref": "y"}, {"line": {"color": "Red", "dash": "dash", "width": 2}, "type": "line", "x0": -1e-06, "x1": 1e-06, "xref": "x", "y0": -7.248e-07, "y1": -7.248e-07, "yref": "y"}], "title": {"text": "<b>#33|IV|</b> 106-1_08-09-45-44G_Wait0.001"}, "width": 1200, "xaxis": {"title": {"text": "Applied Current (A)"}}, "yaxis": {"title": {"text": "Measured Voltage (V)"}}, "yaxis2": {"overlaying": "y", "side": "right", "title": {"text": "dV/dI (Ω)"}}}}
